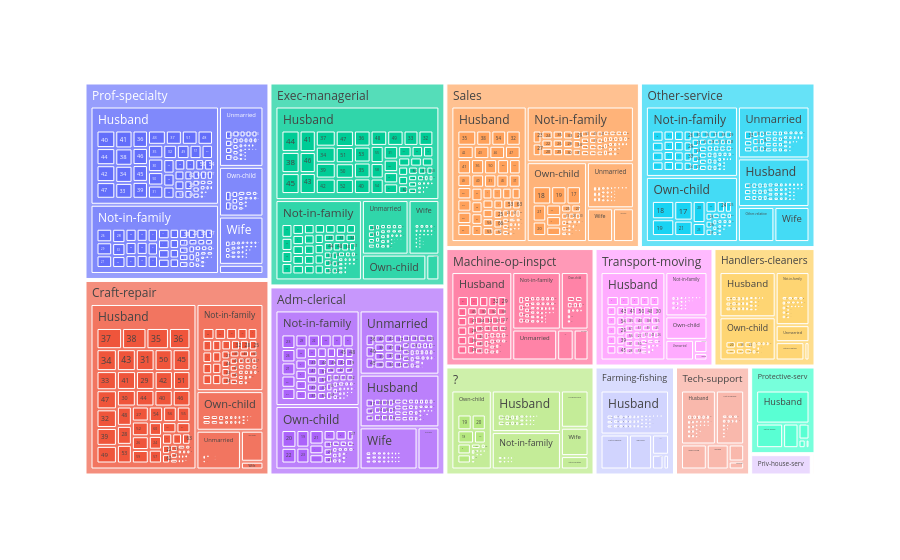

Notebook cell for this chart:
### Code cell
grafico_census2 = px.treemap(base_census, path=["occupation", "relationship", "age"])
grafico_census2.show()

### Figure 1 — Plotly figure (JSON) as saved in the notebook; plotly's stock layout.template omitted (floating-point values rounded to 4 significant figures; data arrays with more than 128 entries replaced by an {"elided": "..."} marker saying what was removed)
{"data": [{"branchvalues": "total", "domain": {"x": [0, 1], "y": [0, 1]}, "hovertemplate": "labels=%{label}<br>count=%{value}<br>parent=%{parent}<br>id=%{id}<extra></extra>", "ids": {"elided": "3547 str values"}, "labels": {"elided": "3547 str values"}, "name": "", "parents": {"elided": "3547 str values"}, "type": "treemap", "values": {"elided": "3547 int values"}}], "layout": {"legend": {"tracegroupgap": 0}, "margin": {"t": 60}}}
